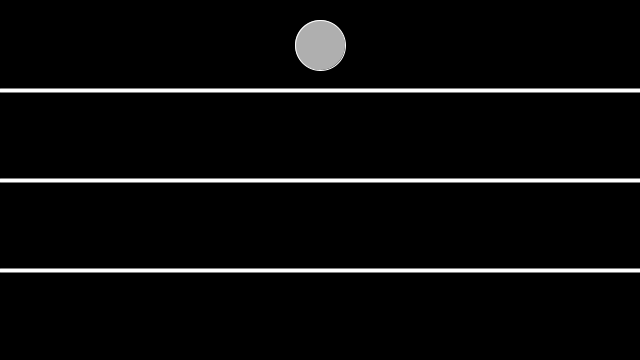
Frame 1 (no input)
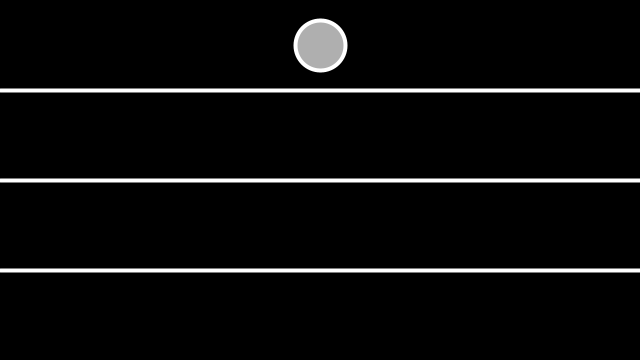
Frame 60 (the mouse pressed at the canvas centre just before this capture)
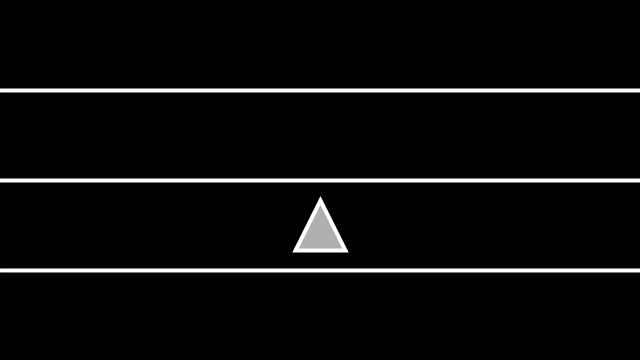
Frame 120 (the mouse held since frame 60 and released just before this capture)

The Processing sketch that drew these frames (run headless with seeded random() and noise(); from frame 60 on, the mouse is pressed at the canvas centre):

// Processing sketch: w3_conditionalPractice
// ── w3_conditionalPractice.pde
void setup() {
  size(640, 360);
}

void draw() {
  background(0);
  stroke(255);
  fill(175);
  rectMode(CENTER);

  if (mouseY < height / 4) {
    circle(width / 2, height / 8, 50);
  } else if (mouseY < height / 4 * 2) {
    square(width / 2, height / 4 + height / 8, 50);
  } else if (mouseY < height / 4 * 3) {
    triangle(width / 2, height / 2 + height / 8 - 25,
      width / 2 - 25, height / 2 + height / 8 + 25,
      width / 2 + 25, height / 2 + height / 8 + 25);
  } else {
    line(width / 2 - 25, height / 4 * 3 + height / 8 - 25,
      width / 2 + 25, height/ 4 * 3 + height / 8 + 25);
  }

  stroke(255);
  strokeWeight(4);
  line(0, height/ 4, width, height/ 4);
  line(0, height/ 4 * 2, width, height/ 4 * 2);
  line(0, height/ 4 * 3, width, height/ 4 * 3);
}
